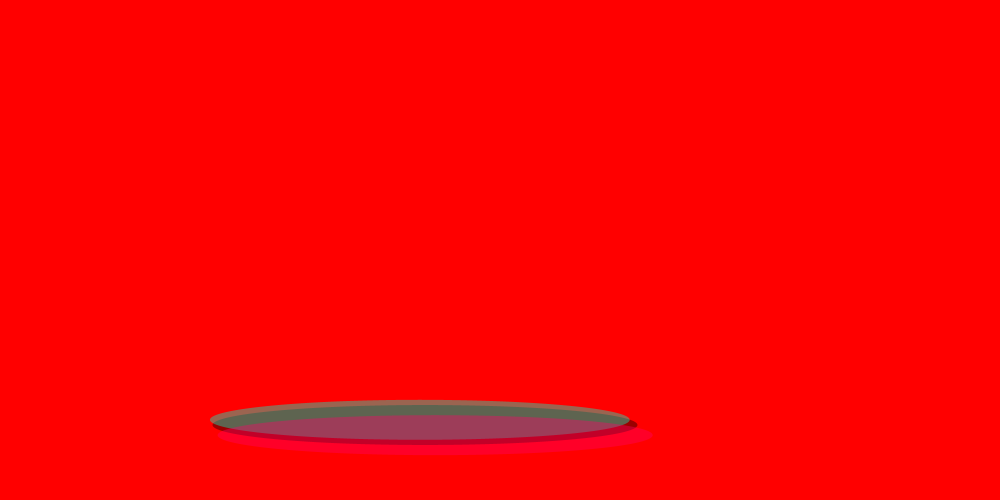
Frame 1 (no input)
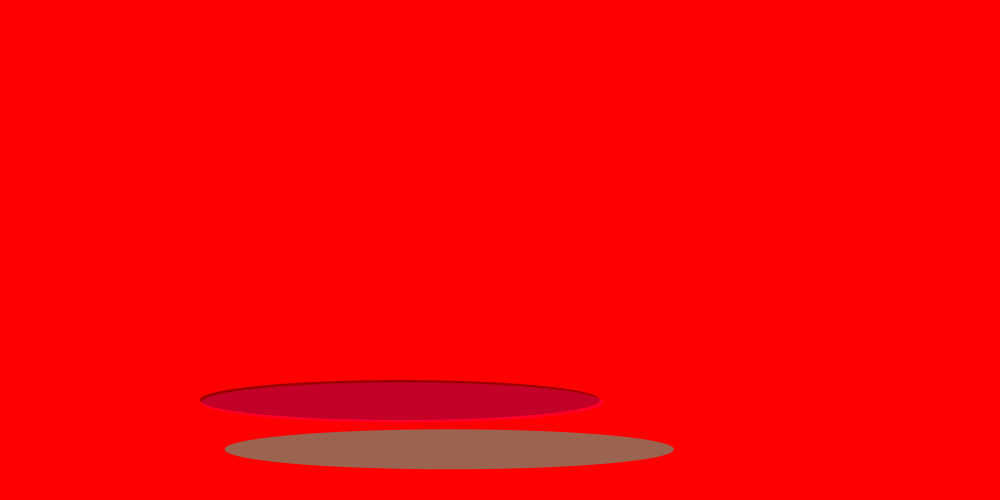
Frame 60 (the mouse pressed at the canvas centre just before this capture)
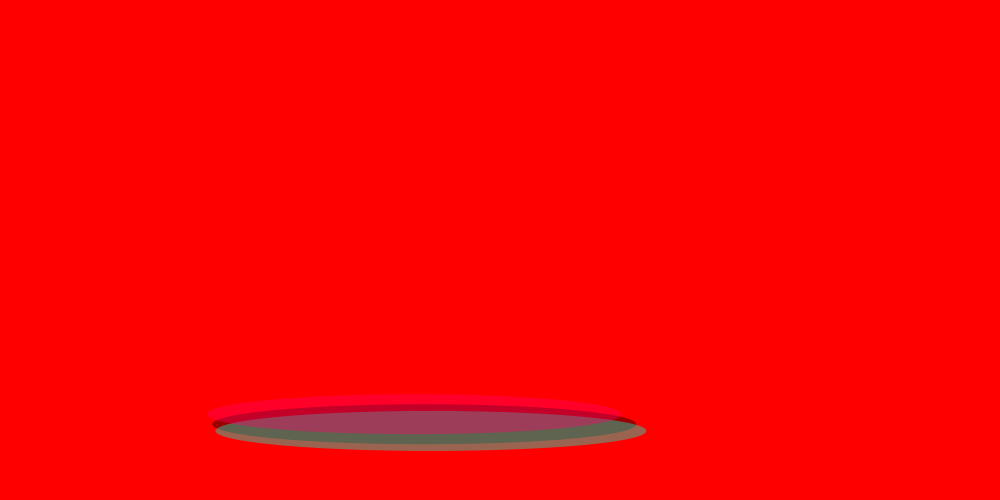
Frame 120 (the mouse held since frame 60 and released just before this capture)

The Processing sketch that drew these frames (run headless with seeded random() and noise(); from frame 60 on, the mouse is pressed at the canvas centre):

// Processing sketch: processing_186516
// ── processing_186516.pde

float theta,sz;
int num = 150, min=40, max=100;
 
void setup() {
  size(1000, 500);
  colorMode(HSB, num,max,min);
}
 
 
void draw() {
  background(900,106,106);
  stroke(900,min);
  fill(max);
    for (int i=0; i<num; i=i+70) {
    fill(i,100,i,max);
    float offSet = TWO_PI/num*i;
    float y = map(sin(theta+offSet), -1, 1, height*.9, height*.8);
    float x = map(sin(theta-offSet), -1, 1, width*.2, width*.8);
    float sz = map(sin(theta*1+offSet*255), -1, 1, min, max);
 
    ellipse(y, y, y, min);
  }
  theta += 0.0523/2;
}
